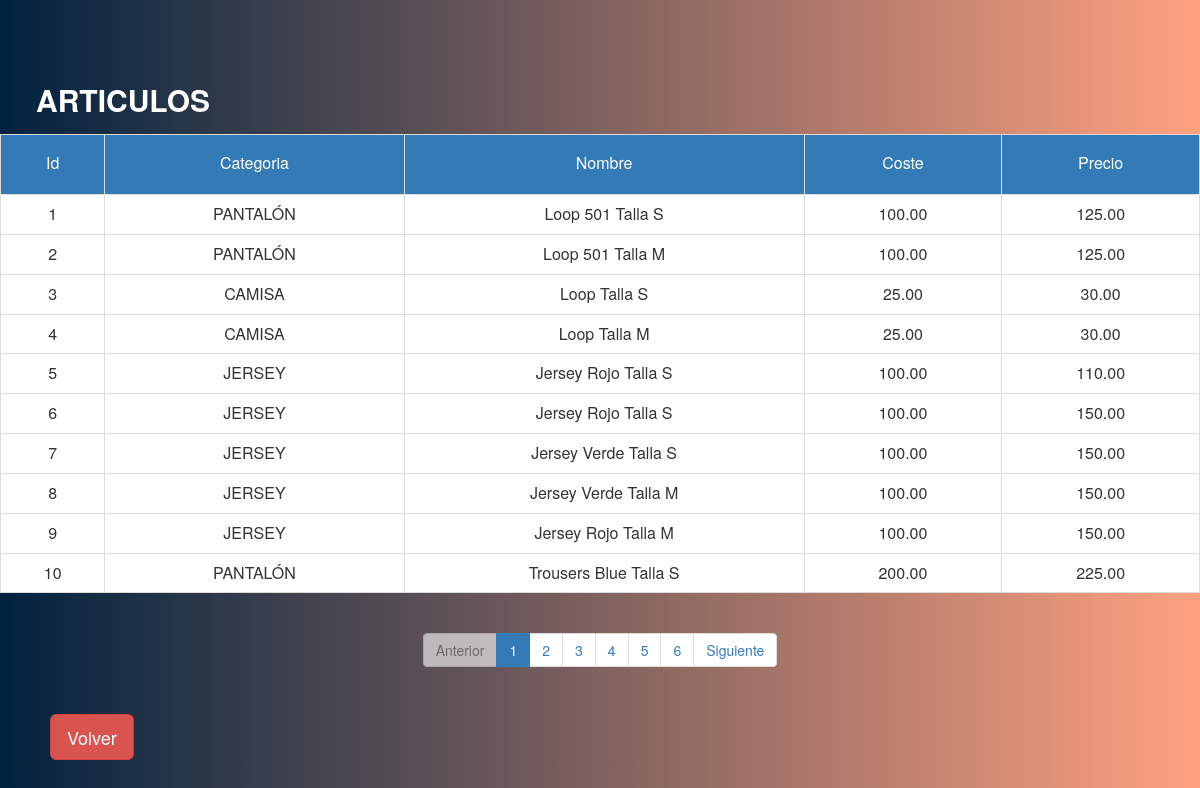
Screenshot of /views/articulos.php?pagina=1&opcionOrden=1 (signed in) with the database file from the repository.
### tables this page shows
CREATE TABLE `product` (
  `ProductID` int(11) NOT NULL,
  `Name` varchar(50) NOT NULL,
  `Cost` decimal(10,2) NOT NULL,
  `Price` decimal(10,2) NOT NULL,
  `CategoryID` int(11) NOT NULL
);

CREATE TABLE `category` (
  `CategoryID` int(11) NOT NULL,
  `Name` varchar(50) NOT NULL
);

### conections/BaseDatos.php (called while the page is built, shortened)
<?php
class conectar{
	private $servidor="localhost";
	private $usuario="root";
	private $password="";
	private $bd="pac3_daw";
	public function conexion(){
		$conexion=mysqli_connect($this->servidor,
								 $this->usuario,
								 $this->password,
								 $this->bd);
		return $conexion;
	}
}
 ?>
 <?php
 class Productos{
	public function obtenerRegistrosTotalesProductos(){
		$c=new conectar();
		$conexion=$c->conexion();
		$sqlTotalRegistros="SELECT * FROM category INNER JOIN product ON category.CategoryID = product.CategoryID";
		$result=mysqli_query($conexion,$sqlTotalRegistros);
		$numFilas=mysqli_num_rows($result);
		return $numFilas;
	}
	public function ordenarListaProductosPorID($dato1,$dato2){
        $c=new conectar();
	    $conexion=$c->conexion();
	    $sqlLIMIT="SELECT * FROM category INNER JOIN product ON category.CategoryID = product.CategoryID ORDER BY ProductID LIMIT $dato1,$dato2";
	    return mysqli_query($conexion,$sqlLIMIT);
	    }
}
 ?>

### views/articulos.php (the view, shortened to what this page needs)
<?php
require_once "../conections/BaseDatos.php";
$obje=new Productos();
$numFilas=$obje->obtenerRegistrosTotalesProductos();
$mostrar=10;
$totPaginas=$numFilas/$mostrar;
$inicioPaginas=($_GET['pagina']-1) * $mostrar;
settype($inicioPaginas,"integer");
settype($mostrar,"integer");
$result=($obje->ordenarListaProductosPorID($inicioPaginas,$mostrar));
if(isset($_GET['opcionOrden'])) {
$opcionOrdenar=$_GET['opcionOrden'];
    switch ($opcionOrdenar){
			case 1:
			$result=($obje->ordenarListaProductosPorID($inicioPaginas,$mostrar));
			break;
	}
}
	?>
<html lang="en">
    <head>
        <link rel="stylesheet" href="../libraries/bootstrap/css/bootstrap.css">
        <link rel="stylesheet" href="../css/estilos.css">
    </head>
    <body>
        <table class="table table-bordered table-active" style="text-align: center;">
    	<caption><label class="titulo-seccion">ARTICULOS</label></caption>
    	    <tr>
    	    	<td class="bg-primary td-articulos"><a href="articulos.php?opcionOrden=1&pagina=1">Id</a></td>
    	    	<td class="bg-primary td-articulos"><a href="articulos.php?opcionOrden=2&pagina=1">Categoria</a></td>
    	    	<td style="width: 400px;" class="bg-primary td-articulos"><a href="articulos.php?opcionOrden=3&pagina=1">Nombre</a></td>
    	    	<td class="bg-primary td-articulos"><a href="articulos.php?opcionOrden=4&pagina=1">Coste</a></td>
    	    	<td class="bg-primary td-articulos"><a href="articulos.php?opcionOrden=5&pagina=1">Precio</a></td>
    	    </tr>
            <?php
    	    while ($ver=mysqli_fetch_row($result)):
    	    ?>
	        <tr>
	        	<td class="td-white"><?php echo $ver[2] ?></td>
	        	<td class="td-white"><?php echo $ver[1] ?></td>
	        	<td class="td-white"><?php echo $ver[3] ?></td>
	        	<td class="td-white"><?php echo $ver[4] ?></td>
	        	<td  class="td-white"><?php echo $ver[5] ?></td>
	        </tr>
             <?php endwhile; ?>
        </table>
        <nav aria-label="Page navigation example" style="text-align: center;">
            <ul class="pagination">
                <li class="page-item  <?php echo $_GET['pagina'] <= 1 ? 'disabled' : ''?> ">
          		    <a class="page-link" href="<?php echo 'articulos.php?pagina='. $_GET['pagina']-1 . '& opcionOrden=' . $_GET['opcionOrden']?>">Anterior</a>
          	    </li>
          	<?php for($i=0;$i<$totPaginas;$i++): ?>
            	<li class="page-item <?php echo $_GET['pagina'] == $i+1 ? 'active' : '' ?>">
          		    <a class="page-link" href="<?php echo 'articulos.php?pagina='. $i+1 . '& opcionOrden=' . $_GET['opcionOrden']?>">
          		    <?php echo "$i" + 1 ?>
          	        </a>
                </li>
                <?php endfor ?>
                <li class="page-item <?php echo $_GET['pagina'] >= $totPaginas ? 'disabled' : ''?>">
          	        <a class="page-link" href="<?php echo 'articulos.php?pagina='. $_GET['pagina']+1 . '& opcionOrden=' . $_GET['opcionOrden']?>">Siguiente</a>
			    </li>
            </ul>
        </nav>
        <button type="button" class="btn btn-lg btn-danger botPosition " onclick="location.href='../acceso.php'">Volver</button>
    </body>
</html>

### css/estilos.css (style rules this page uses)
body { position: relative; margin-top: 70px; background: #FFA17F; background: -webkit-linear-gradient(to right, #00223E, #FFA17F); background: linear-gradient(to right, #00223E, #FFA17F); }
.titulo-seccion { color: white; margin-left: 3%; font-size: 30px; }
.botPosition { position: absolute; left: 50px; bottom: 40px; }
.td-white { background-color: white; }
.td-articulos { position: relative; height: 60px; margin-top: 20px; }
.td-articulos a { color: white; text-decoration: none; cursor: pointer; position: absolute; bottom: 33%; transform: translateX(-50%) ; }
.disabled { pointer-events:none; opacity:0.6; }

### rows the page displays
product: ProductID "1", CategoryID.Name "PANTALÓN", Name "Loop 501 Talla S", Cost "100.00", Price "125.00"
product: ProductID "2", CategoryID.Name "PANTALÓN", Name "Loop 501 Talla M", Cost "100.00", Price "125.00"
product: ProductID "3", CategoryID.Name "CAMISA", Name "Loop Talla S", Cost "25.00", Price "30.00"
product: ProductID "4", CategoryID.Name "CAMISA", Name "Loop Talla M", Cost "25.00", Price "30.00"
product: ProductID "5", CategoryID.Name "JERSEY", Name "Jersey Rojo Talla S", Cost "100.00", Price "110.00"
product: ProductID "6", CategoryID.Name "JERSEY", Name "Jersey Rojo Talla S", Cost "100.00", Price "150.00"
product: ProductID "7", CategoryID.Name "JERSEY", Name "Jersey Verde Talla S", Cost "100.00", Price "150.00"
product: ProductID "8", CategoryID.Name "JERSEY", Name "Jersey Verde Talla M", Cost "100.00", Price "150.00"
product: ProductID "9", CategoryID.Name "JERSEY", Name "Jersey Rojo Talla M", Cost "100.00", Price "150.00"
product: ProductID "10", CategoryID.Name "PANTALÓN", Name "Trousers Blue Talla S", Cost "200.00", Price "225.00"
